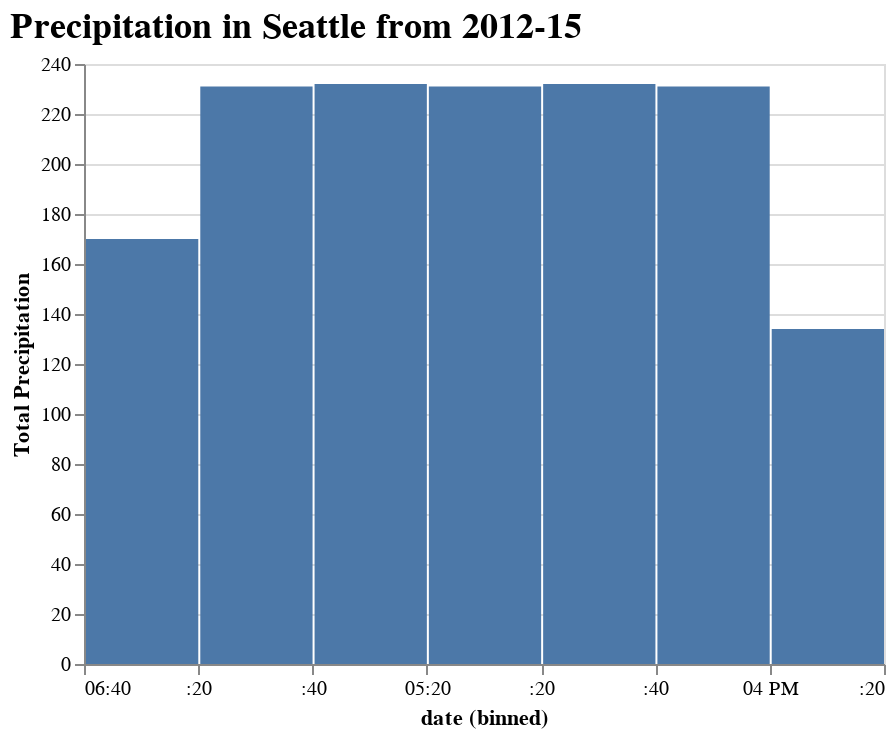

The notebook cell saved with this chart:
### Markdown cell above
Now, to get a better sense of how precipitation falls *over time*, let's put the dates along our x axis and use the y axis only for counting total precipitation.

### Code cell
viz = alt.Chart(sw_df).mark_bar().encode(
    alt.X('date', bin=True),
    alt.Y('count(precipitation)', title='Total Precipitation')
).properties(title="Precipitation in Seattle from 2012-15")

viz.configure_title(
    fontSize=18,
    font='Helvetica',
    anchor='start',
    color='black'
)

### Figure 1 — Vega-Lite specification as saved in the notebook (floating-point values rounded to 4 significant figures; data arrays with more than 128 entries replaced by an {"elided": "..."} marker saying what was removed)
{"config": {"view": {"continuousWidth": 400, "continuousHeight": 300}, "title": {"anchor": "start", "color": "black", "font": "Helvetica", "fontSize": 18}}, "data": {"name": "data-830c39fec90146253fb06a06c26374ef"}, "mark": "bar", "encoding": {"x": {"type": "temporal", "bin": true, "field": "date"}, "y": {"type": "quantitative", "aggregate": "count", "field": "precipitation", "title": "Total Precipitation"}}, "title": "Precipitation in Seattle from 2012-15", "$schema": "https://vega.github.io/schema/vega-lite/v4.8.1.json", "datasets": {"data-830c39fec90146253fb06a06c26374ef": {"elided": "1461 records"}}}
